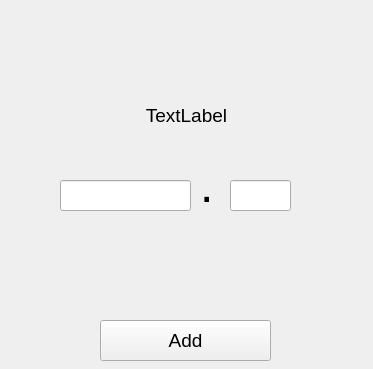
<?xml version="1.0" encoding="UTF-8"?>
<ui version="4.0">
 <class>IncomeWindow</class>
 <widget class="QWidget" name="IncomeWindow">
  <property name="geometry">
   <rect>
    <x>0</x>
    <y>0</y>
    <width>373</width>
    <height>369</height>
   </rect>
  </property>
  <property name="windowTitle">
   <string>Form</string>
  </property>
  <widget class="QPushButton" name="bAdd">
   <property name="geometry">
    <rect>
     <x>100</x>
     <y>320</y>
     <width>171</width>
     <height>41</height>
    </rect>
   </property>
   <property name="font">
    <font>
     <family>Leelawadee UI</family>
     <pointsize>14</pointsize>
    </font>
   </property>
   <property name="text">
    <string>Add</string>
   </property>
  </widget>
  <widget class="QLineEdit" name="eInteger">
   <property name="geometry">
    <rect>
     <x>60</x>
     <y>180</y>
     <width>131</width>
     <height>31</height>
    </rect>
   </property>
   <property name="font">
    <font>
     <family>Leelawadee UI</family>
     <pointsize>10</pointsize>
    </font>
   </property>
   <property name="inputMethodHints">
    <set>Qt::ImhNone</set>
   </property>
   <property name="inputMask">
    <string>000000000</string>
   </property>
   <property name="maxLength">
    <number>9</number>
   </property>
   <property name="alignment">
    <set>Qt::AlignCenter</set>
   </property>
   <property name="clearButtonEnabled">
    <bool>false</bool>
   </property>
  </widget>
  <widget class="QLabel" name="label">
   <property name="geometry">
    <rect>
     <x>200</x>
     <y>150</y>
     <width>61</width>
     <height>71</height>
    </rect>
   </property>
   <property name="font">
    <font>
     <family>Leelawadee UI</family>
     <pointsize>36</pointsize>
    </font>
   </property>
   <property name="text">
    <string>.</string>
   </property>
   <property name="alignment">
    <set>Qt::AlignLeading|Qt::AlignLeft|Qt::AlignVCenter</set>
   </property>
  </widget>
  <widget class="QLineEdit" name="eFloat">
   <property name="geometry">
    <rect>
     <x>230</x>
     <y>180</y>
     <width>61</width>
     <height>31</height>
    </rect>
   </property>
   <property name="font">
    <font>
     <family>Leelawadee UI</family>
     <pointsize>10</pointsize>
    </font>
   </property>
   <property name="inputMask">
    <string>00</string>
   </property>
   <property name="maxLength">
    <number>2</number>
   </property>
   <property name="alignment">
    <set>Qt::AlignCenter</set>
   </property>
  </widget>
  <widget class="QLabel" name="currency">
   <property name="geometry">
    <rect>
     <x>0</x>
     <y>90</y>
     <width>373</width>
     <height>51</height>
    </rect>
   </property>
   <property name="font">
    <font>
     <family>Leelawadee UI</family>
     <pointsize>14</pointsize>
    </font>
   </property>
   <property name="text">
    <string>TextLabel</string>
   </property>
   <property name="alignment">
    <set>Qt::AlignCenter</set>
   </property>
  </widget>
 </widget>
 <resources/>
 <connections/>
</ui>
